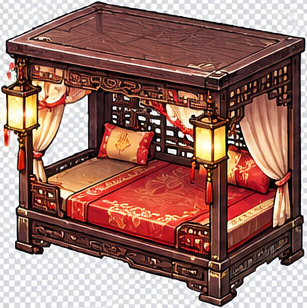
#> input picture tools/room-img/cut16/m101.png, 307 x 308 px, given in place of m100.png, which was not available
$ python batch7.py
#> lines starting #> are read from the running program, lines starting #| are printed output that depends on the picture
# 7つ目のセット：中華の家具（市松の背景から切りぬき）。同じカメラで描かれているので、目で測った傾き（前 0.18・横 -0.58）でまとめてそろえる
import cv2, numpy as np, os
IN, OUT = 'tools/room-img/cut16', 'tools/room-img/cut17'; os.makedirs(OUT, exist_ok=True)
SL, SR = .18, -.58
T = [('m100', 'c_dining', '円卓セット', 'floor', 2, 2, 400, 1), ('m101', 'c_bed', '天蓋の寝台', 'floor', 2, 3, 400, 1), ('m103', 'c_desk', '書斎の机', 'floor', 2, 1, 300, 1),
     ('m104', 'c_sofa', '羅漢床', 'floor', 2, 1, 400, 1), ('m105', 'c_shelf', '多宝格', 'floor', 2, 1, 300, 1), ('m106', 'c_kitchen', '中華のかまど', 'floor', 2, 1, 400, 1),
     ('m107', 'c_cupboard', '茶器の棚', 'floor', 2, 1, 300, 1), ('m108', 'c_wardrobe', '中華の衣装だんす', 'floor', 2, 1, 300, 1), ('m109', 'c_chest', '中華のチェスト', 'floor', 2, 1, 200, 1),
     ('m110', 'c_screen', '梅の衝立', 'floor', 2, 1, 300, 1), ('m112', 'c_floorlamp', '中華の灯籠スタンド', 'floor', 1, 1, 200, 0), ('m113', 'c_tablelamp', '角灯', 'floor', 1, 1, 100, 1),
     ('m116', 'c_teatable', '茶卓', 'floor', 1, 1, 200, 1), ('m117', 'c_stool', '鼓のいす', 'floor', 1, 1, 100, 0),
     ('m114', 'c_hanglantern', '宮灯', 'wall', 1.2, 4, 200, 0), ('m115', 'c_walllantern', '壁の提灯', 1.1, 'wall', 3, 100, 0)]
T[-1] = ('m115', 'c_walllantern', '壁の提灯', 'wall', 1.1, 3, 100, 0)
CLOAK = {'c_wardrobe', 'c_chest'}; PAD = {'c_floorlamp': 1.9, 'c_tablelamp': 2.2, 'c_stool': 1.4}
def shear(im):
    d = 1 / (SL - SR); c = .5 - d * SL; H, W = im.shape[:2]
    M = np.float32([[1, 0, 0], [c, d, max(0, -c * W)]])
    im = cv2.warpAffine(im, M, (W, int(np.ceil(d * H + abs(c) * W)) + 2), flags=cv2.INTER_CUBIC, borderMode=cv2.BORDER_CONSTANT, borderValue=(0, 0, 0, 0))
    ys, xs = np.nonzero(im[..., 3] > 8); return im[ys.min():ys.max() + 1, xs.min():xs.max() + 1]
L = []
for s, k, n, kind, w, d, p, sh in T:
    im = cv2.imread(f'{IN}/{s}.png', cv2.IMREAD_UNCHANGED)
#> im is the input picture: shape (308, 307, 4); mean B, G, R, A 105.5, 114.9, 156.2, 190.5
    if sh: im = shear(im)
#> in shear, `im = cv2.warpAffine(im, M, (W, int(np.ceil(d * H + abs(c) * W)) + 2), ..`:
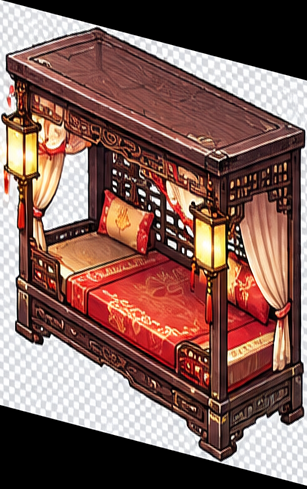
#> im: shape (489, 307, 4); mean of channels 0, 1, 2, 3 87.5, 95.3, 129.5, 157.9; drawn as B, G, R
#> in shear, `return im[ys.min():ys.max() + 1, xs.min():xs.max() + 1]`:
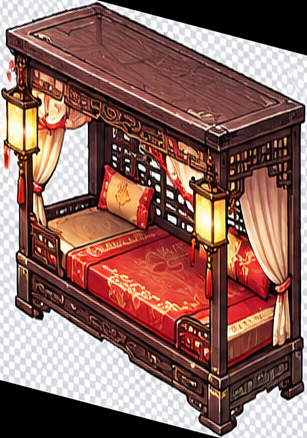
#> returned value: shape (438, 307, 4); mean of channels 0, 1, 2, 3 93.8, 102.5, 140.7, 176.3; drawn as B, G, R
    if k in PAD: h, ww = im.shape[:2]; W2 = int(ww * PAD[k]); o = np.zeros((h, W2, 4), np.uint8); o[:, (W2 - ww) // 2:(W2 - ww) // 2 + ww] = im; im = o
    h, ww = im.shape[:2]; f = min(1, 480 / max(h, ww))
#> after `h, ww = im.shape[:2]`: h = 438; ww = 307
#> after `f = min(1, 480 / max(h, ww))`: f = 1
#> pass 3 of the loop `for s, k, n, kind, w, d, p, sh in T:`:
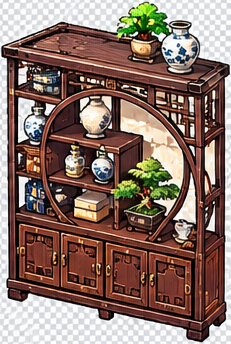
#> input picture tools/room-img/cut16/m105.png, 231 x 344 px, given in place of m103.png, which was not available
#> im is the input picture: shape (344, 231, 4); mean B, G, R, A 103.7, 113.4, 137.3, 198.8
#> in shear (call 3), `im = cv2.warpAffine(im, M, (W, int(np.ceil(d * H + abs(c) * W)) + 2), ..`:
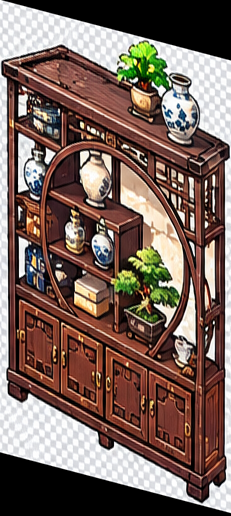
#> im: shape (516, 231, 4); mean of channels 0, 1, 2, 3 91, 99.6, 120.5, 174.4; drawn as B, G, R
#> in shear (call 3), `return im[ys.min():ys.max() + 1, xs.min():xs.max() + 1]`:
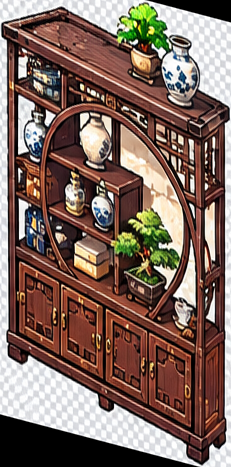
#> returned value: shape (467, 231, 4); mean of channels 0, 1, 2, 3 94.2, 103.7, 126.8, 192.7; drawn as B, G, R
#> (the run stopped early here; a loop or call above may not have finished)
